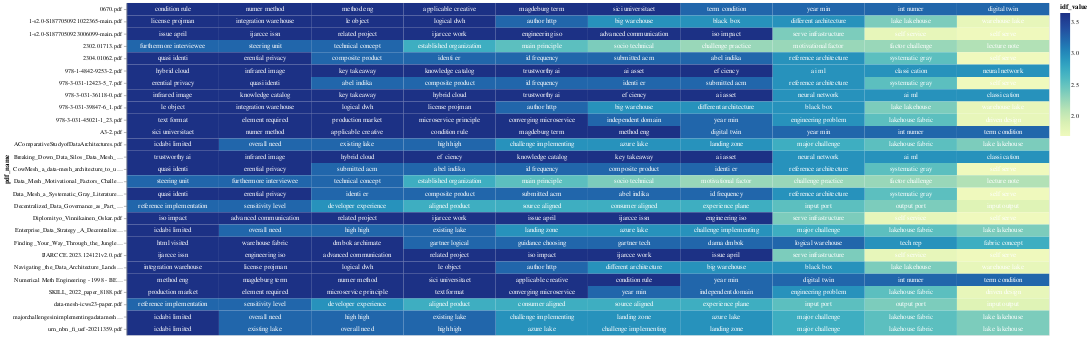

Notebook cell for this chart:
### Code cell
import altair as alt
import pandas as pd
import numpy as np



# Select the top terms for each PDF
top_terms_df = result_df.groupby('pdf_name').head(10)

# Add a small random value to 'idf_value' for better visualization
top_terms_df['idf_value'] = top_terms_df['idf_value'] + np.random.rand(top_terms_df.shape[0]) * 0.0001

# Create a base chart
base = alt.Chart(top_terms_df).encode(
    x=alt.X('rank:O', axis=None),  # Use rank for x-axis
    y='pdf_name:N',
    color=alt.Color('idf_value:Q', scale=alt.Scale(scheme='viridis')),
    text='topic_word:N'  # Corrected column name to 'topic_word'
).transform_window(
    rank="rank()",
    sort=[alt.SortField("idf_value", order="descending")],
    groupby=["pdf_name"]
)

# Create a heatmap
heatmap = base.mark_rect().encode(
    color='idf_value:Q',
)

# Create text labels
text = base.mark_text(baseline='middle').encode(
    color=alt.condition(alt.datum.idf_value >= 0.23, alt.value('white'), alt.value('black'))
)

# Display the heatmap and text labels
(heatmap + text).properties(width=1500)

### Figure 1 — Vega-Lite specification as saved in the notebook (floating-point values rounded to 4 significant figures; data arrays with more than 128 entries replaced by an {"elided": "..."} marker saying what was removed)
{"config": {"view": {"continuousWidth": 300, "continuousHeight": 300}}, "layer": [{"mark": {"type": "rect"}, "encoding": {"color": {"field": "idf_value", "type": "quantitative"}, "text": {"field": "topic_word", "type": "nominal"}, "x": {"axis": null, "field": "rank", "type": "ordinal"}, "y": {"field": "pdf_name", "type": "nominal"}}, "transform": [{"window": [{"op": "rank", "field": "", "as": "rank"}], "groupby": ["pdf_name"], "sort": [{"field": "idf_value", "order": "descending"}]}]}, {"mark": {"type": "text", "baseline": "middle"}, "encoding": {"color": {"condition": {"test": "(datum.idf_value >= 0.23)", "value": "white"}, "value": "black"}, "text": {"field": "topic_word", "type": "nominal"}, "x": {"axis": null, "field": "rank", "type": "ordinal"}, "y": {"field": "pdf_name", "type": "nominal"}}, "transform": [{"window": [{"op": "rank", "field": "", "as": "rank"}], "groupby": ["pdf_name"], "sort": [{"field": "idf_value", "order": "descending"}]}]}], "data": {"name": "data-372e61c38f6feaed0309c27ddd669f7d"}, "width": 1500, "$schema": "https://vega.github.io/schema/vega-lite/v5.15.1.json", "datasets": {"data-372e61c38f6feaed0309c27ddd669f7d": {"elided": "270 records"}}}
